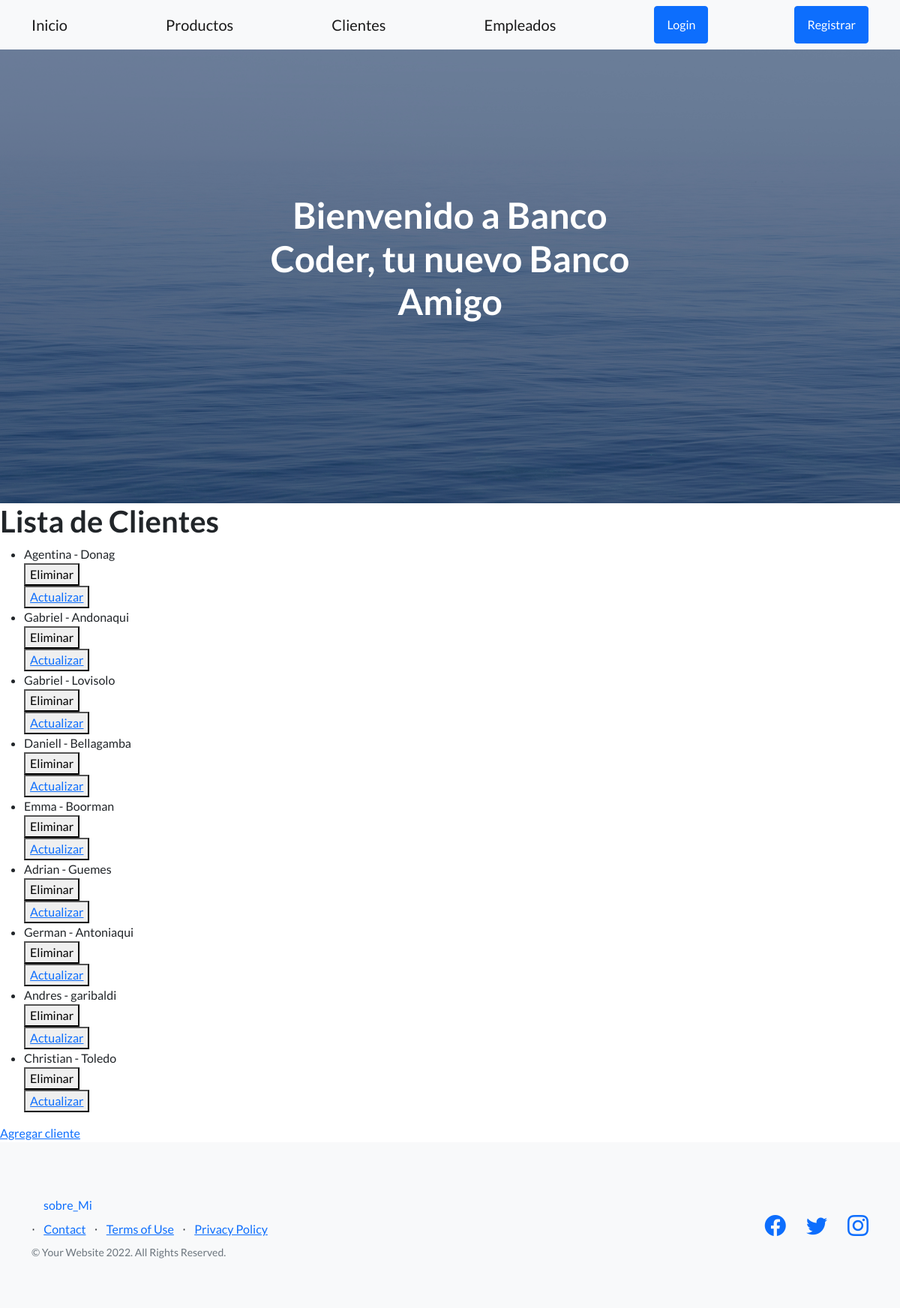
Page /titulocliente/ on the earlier database version.
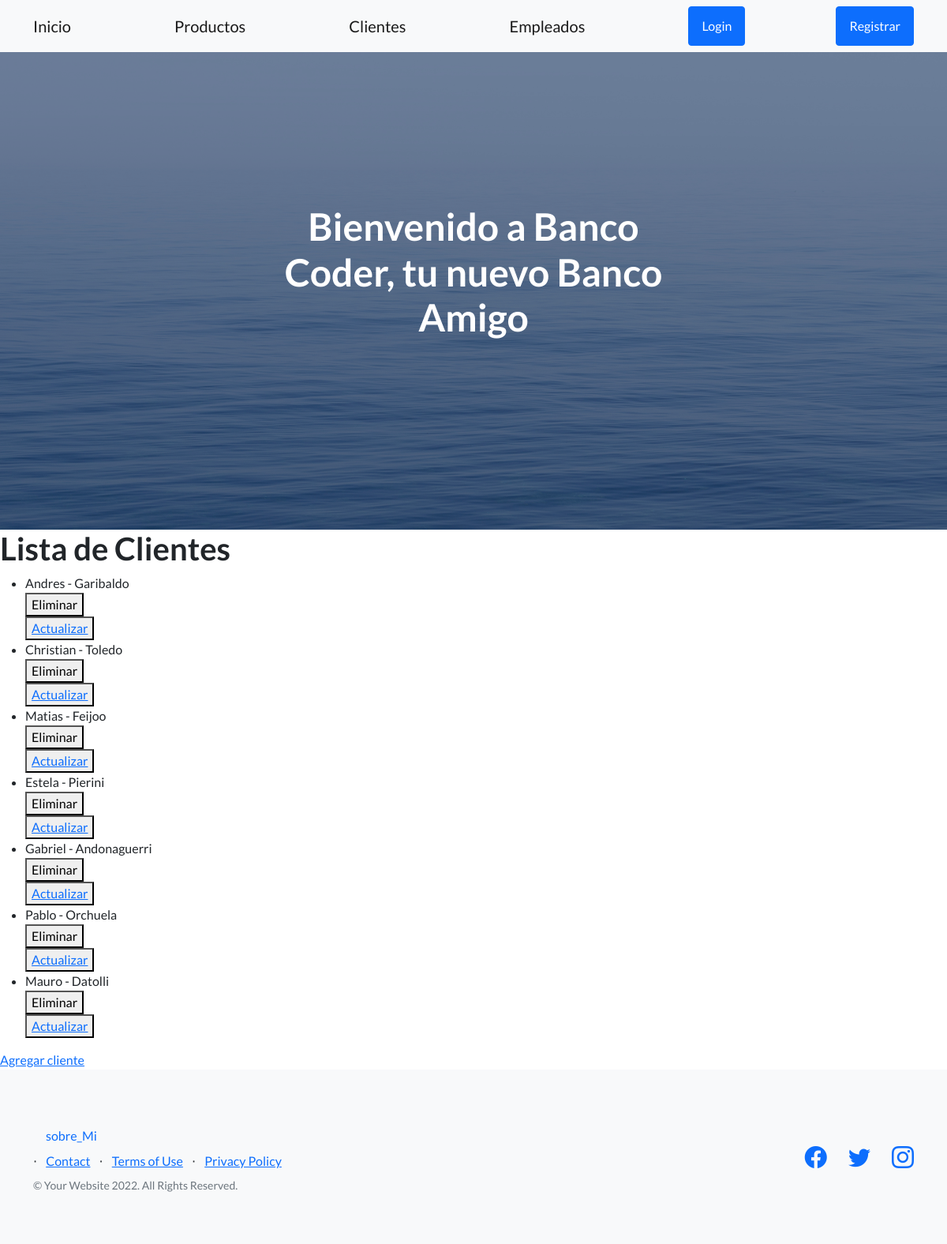
Same page on the later database version.
### Appbank/models.py (models this page shows)
class Cliente(models.Model):
    nombre = models.CharField(max_length=30)
    apellido = models.CharField(max_length=30)
    documento = models.IntegerField()
    nro_cuenta = models.IntegerField()
    def __str__(self):
        return f'{self.nombre} - {self.apellido}'

### Appbank/views.py (the view)
# urls.py: path('titulocliente/', listadoclientes, name="Clientes"),
def listadoclientes(request):  #lista clientes
    clientes = Cliente.objects.all()
    contexto= {"clientes" : clientes}
    return render(request, "leerclientes.html", contexto)

### Appbank/templates/leerclientes.html
{% extends "padre.html" %}
{% block contenidoquecambia %}
<h1>Lista de Clientes</h1>
    <ul>
        {% for cliente in clientes%}
            <li>
                {{cliente}}
            </li>
            <div>
                <form action ="{% url 'EliminaCliente' cliente.id %}" method="POST">{% csrf_token %}
                    <button type = "submit"> Eliminar </button>
                </form>
                <button>
                    <a href="{% url 'EditarCliente' cliente.id %}"> Actualizar </a>
                </button>
            </div>
            {%endfor%}
    </ul>
        <a href="{% url 'ClienteFormulario' %}"> Agregar cliente</a>
{% endblock contenidoquecambia %}

### Appbank/templates/padre.html (shortened to what this page needs)
<!DOCTYPE html>
<html lang="en">
    <head>
        {% load  static %}
        <link href="https://cdn.jsdelivr.net/npm/bootstrap-icons@1.5.0/font/bootstrap-icons.css" rel="stylesheet" type="text/css" />
        <link href="{% static 'css/styles.css' %}" rel="stylesheet" />
    </head>
    <body>
        <nav class="navbar navbar-light bg-light static-top">
            <div class="container">
                <a class="navbar-brand" href="{% url 'Inicio' %}">Inicio</a>
                <a class="navbar-brand" href="{% url 'Productos' %}">Productos</a>
                <a class="navbar-brand" href="{% url 'Clientes' %}">Clientes</a>
                <a class="navbar-brand" href="{% url 'Empleados' %}">Empleados</a>
                {% if user.is_authenticated %}
                <a href="{% url 'EditarPerfil' %}">Bienvenido {{user.username}}</a>
                <a class="btn btn-primary" href="{% url 'Logout' %}">Logout</a>
                    {% if avatar != None %}
                    <img height="40 px" scr="{{avatar.imagen.url }}" alt=""
                    {% endif %}
                {% else %}
                    <a class="btn btn-primary" href="{% url 'Login' %}">Login</a>
                {% endif %}
                <a class="btn btn-primary" href="{% url 'Registrar' %}">Registrar</a>
            </div>
        </nav>
        <header class="masthead">
            <div class="container position-relative">
                <div class="row justify-content-center">
                    <div class="col-xl-6">
                        <div class="text-center text-white">
                            <h1 class="mb-5">Bienvenido a Banco Coder, tu nuevo Banco Amigo</h1>
                        </div>
                    </div>
                </div>
            </div>
        </header>
        {% block contenidoquecambia %}
        {% endblock contenidoquecambia %}
        <footer class="footer bg-light">
            <div class="container">
                <div class="row">
                    <div class="col-lg-6 h-100 text-center text-lg-start my-auto">
                        <ul class="list-inline mb-2">
                            <li class="nav-item"></li><a class="nav-link active" aria-current="page" href="/sobremi"> sobre_Mi </a></li>
                            <li class="list-inline-item">⋅</li>
                            <li class="list-inline-item"><a href="#!">Contact</a></li>
                            <li class="list-inline-item">⋅</li>
                            <li class="list-inline-item"><a href="#!">Terms of Use</a></li>
                            <li class="list-inline-item">⋅</li>
                            <li class="list-inline-item"><a href="#!">Privacy Policy</a></li>
                        </ul>
                        <p class="text-muted small mb-4 mb-lg-0">&copy; Your Website 2022. All Rights Reserved.</p>
                    </div>
                    <div class="col-lg-6 h-100 text-center text-lg-end my-auto">
                        <ul class="list-inline mb-0">
                            <li class="list-inline-item me-4">
                                <a href="#!"><i class="bi-facebook fs-3"></i></a>
                            </li>
                            <li class="list-inline-item me-4">
                                <a href="#!"><i class="bi-twitter fs-3"></i></a>
                            </li>
                            <li class="list-inline-item">
                                <a href="#!"><i class="bi-instagram fs-3"></i></a>
                            </li>
                        </ul>
                    </div>
                </div>
            </div>
        </footer>
    </body>
</html>

Differences in the rows shown:
removed Cliente: nombre+apellido "Agentina - Donag"
removed Cliente: nombre+apellido "Gabriel - Andonaqui"
removed Cliente: nombre+apellido "Gabriel - Lovisolo"
removed Cliente: nombre+apellido "Daniell - Bellagamba"
removed Cliente: nombre+apellido "Emma - Boorman"
removed Cliente: nombre+apellido "Adrian - Guemes"
removed Cliente: nombre+apellido "German - Antoniaqui"
changed Cliente: nombre+apellido "Andres - garibaldi" → "Andres - Garibaldo"
added Cliente: nombre+apellido "Matias - Feijoo"
added Cliente: nombre+apellido "Estela - Pierini"
added Cliente: nombre+apellido "Gabriel - Andonaguerri"
added Cliente: nombre+apellido "Pablo - Orchuela"
added Cliente: nombre+apellido "Mauro - Datolli"
